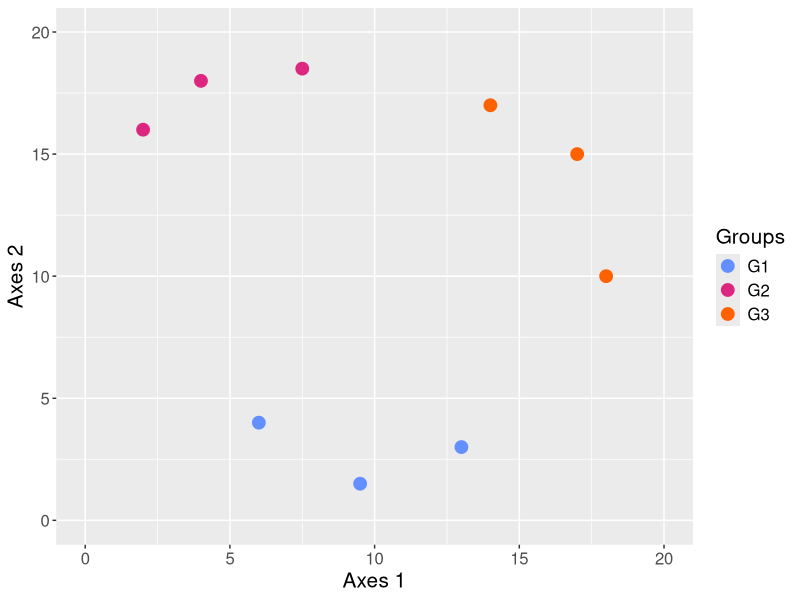
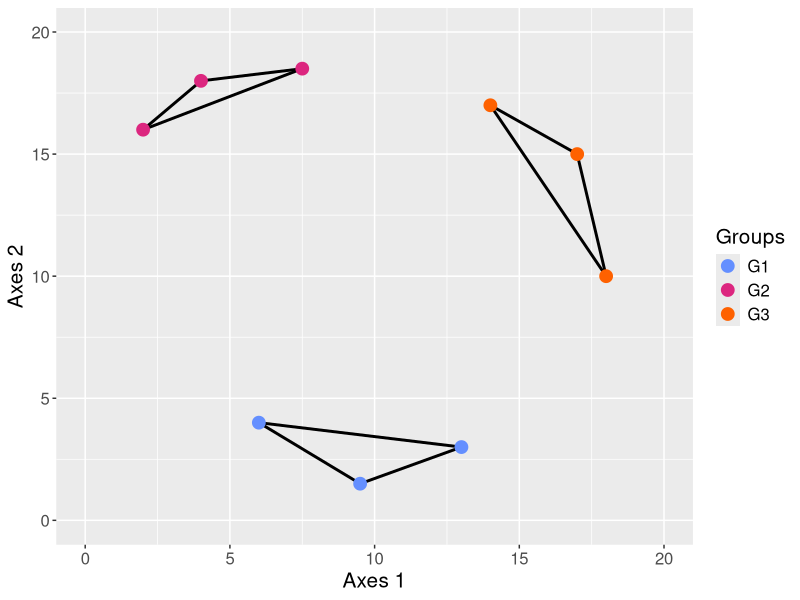
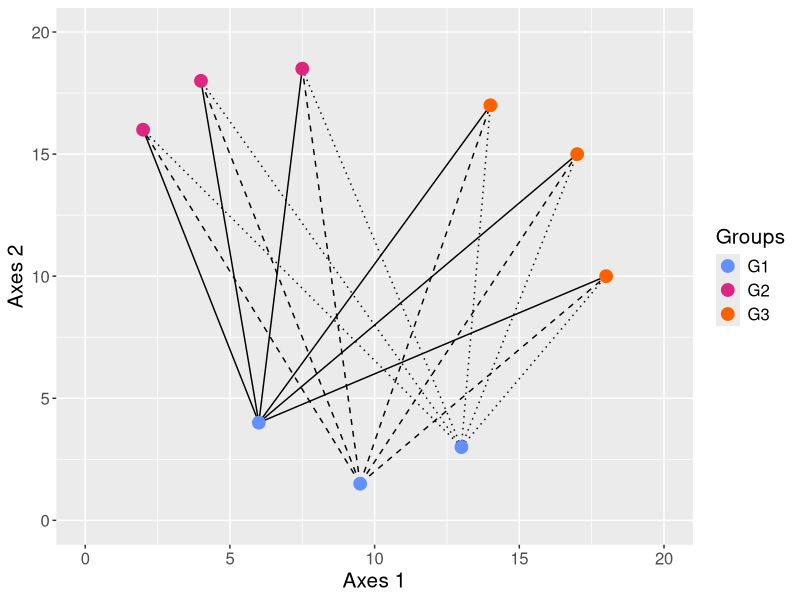
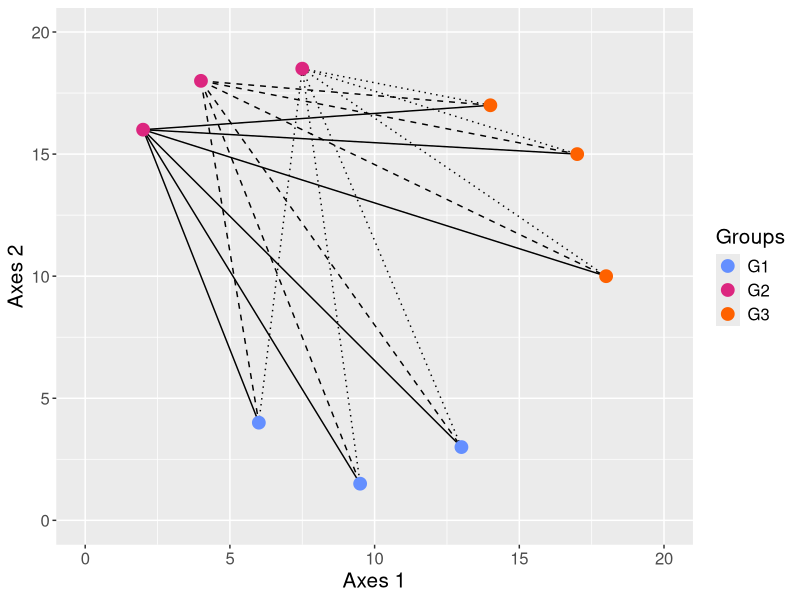
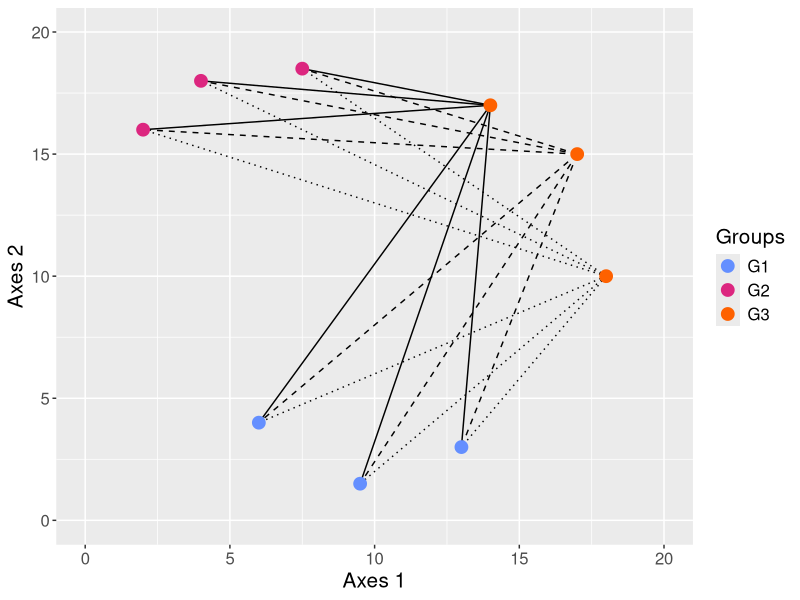

The R script that drew these images, in order:
## ---- chunk 1
#Load tidyverse library
library("tidyverse")

#Create tidy dataset of points that will act as points in ordination plot
#Comprise of three different datasets with 5 samples each
#set seed
set.seed(84368)
#Sample groups
group <- c(rep("G1",3), rep("G2",3), rep("G3",3))
#Create axes 1 values
axes1 <- c(c(9.5,6,13),
            c(2,4,7.5),
            c(14,17,18))
#Create axes 2 values
axes2 <- c(c(1.5,4,3),
            c(16,18,18.5),
            c(17,15,10))
#Create long df
tbl <- tibble::tibble(group, axes1, axes2)

#Colour palette to use
ibm_pal <- c("#648fff","#dc267f","#fe6100")
## ---- chunk 2
ggplot2::ggplot(data = tbl, mapping=aes(x = axes1, y = axes2, colour = group)) +
    ggplot2::geom_point(size=4) +
    ggplot2::labs(colour = "Groups") +
    ggplot2::theme(text=ggplot2::element_text(size = 15)) +
    ggplot2::scale_colour_manual(values = ibm_pal) +
    ggplot2::scale_x_continuous(name="Axes 1", breaks=c(0,5,10,15,20), limits = c(0,20)) +
    ggplot2::scale_y_continuous(name="Axes 2", breaks=c(0,5,10,15,20), limits = c(0,20))
## ---- chunk 3
ggplot2::ggplot(data = tbl) +
    ggplot2::labs(x="Axes 1", y = "Axes 2", colour = "Groups") +
     ggplot2::theme(text=ggplot2::element_text(size = 15)) +
    ggplot2::scale_colour_manual(values = ibm_pal) +
    ggplot2::scale_x_continuous(name="Axes 1", breaks=c(0,5,10,15,20), limits = c(0,20)) +
    ggplot2::scale_y_continuous(name="Axes 2", breaks=c(0,5,10,15,20), limits = c(0,20)) +
    #Add custom lines
    #Group 1
    ggplot2::annotate("segment", x = 9.5, xend = 6, y = 1.5, yend = 4, linewidth = 1) +
    ggplot2::annotate("segment", x = 9.5, xend = 13, y = 1.5, yend = 3, linewidth = 1) +
    ggplot2::annotate("segment", x = 6, xend = 13, y = 4, yend = 3, linewidth = 1) +
    #Group 2
    ggplot2::annotate("segment", x = 2, xend = 4, y = 16, yend = 18, linewidth = 1) +
    ggplot2::annotate("segment", x = 2, xend = 7.5, y = 16, yend = 18.5, linewidth = 1) +
    ggplot2::annotate("segment", x = 4, xend = 7.5, y = 18, yend = 18.5, linewidth = 1) +
    #Group 3
    ggplot2::annotate("segment", x = 14, xend = 17, y = 17, yend = 15, linewidth = 1) +
    ggplot2::annotate("segment", x = 14, xend = 18, y = 17, yend = 10, linewidth = 1) +
    ggplot2::annotate("segment", x = 17, xend = 18, y = 15, yend = 10, linewidth = 1) +
    #Add points at end so they overlap the lines
    ggplot2::geom_point(mapping=aes(x = axes1, y = axes2, colour = group),size=4)
## ---- chunk 4
ggplot2::ggplot(data = tbl) +
    ggplot2::labs(x="Axes 1", y = "Axes 2", colour = "Groups") +
     ggplot2::theme(text=ggplot2::element_text(size = 15)) +
    ggplot2::scale_colour_manual(values = ibm_pal) +
    ggplot2::scale_x_continuous(name="Axes 1", breaks=c(0,5,10,15,20), limits = c(0,20)) +
    ggplot2::scale_y_continuous(name="Axes 2", breaks=c(0,5,10,15,20), limits = c(0,20)) +
    #Add custom lines
    #Group 1 sample 1 to other samples
    ggplot2::annotate("segment", x = 6, xend = 2, y = 4, yend = 16, linewidth = 0.5, linetype = 1) +
    ggplot2::annotate("segment", x = 6, xend = 4, y = 4, yend = 18, linewidth = 0.5, linetype = 1) +
    ggplot2::annotate("segment", x = 6, xend = 7.5, y = 4, yend = 18.5, linewidth = 0.5, linetype = 1) +
    ggplot2::annotate("segment", x = 6, xend = 14, y = 4, yend = 17, linewidth = 0.5, linetype = 1) +
    ggplot2::annotate("segment", x = 6, xend = 17, y = 4, yend = 15, linewidth = 0.5, linetype = 1) +
    ggplot2::annotate("segment", x = 6, xend = 18, y = 4, yend = 10, linewidth = 0.5, linetype = 1) +
    # Group 1 sample 2 to other samples
    ggplot2::annotate("segment", x = 9.5, xend = 2, y = 1.5, yend = 16, linewidth = 0.5, linetype = 2) +
    ggplot2::annotate("segment", x = 9.5, xend = 4, y = 1.5, yend = 18, linewidth = 0.5, linetype = 2) +
    ggplot2::annotate("segment", x = 9.5, xend = 7.5, y = 1.5, yend = 18.5, linewidth = 0.5, linetype = 2) +
    ggplot2::annotate("segment", x = 9.5, xend = 14, y = 1.5, yend = 17, linewidth = 0.5, linetype = 2) +
    ggplot2::annotate("segment", x = 9.5, xend = 17, y = 1.5, yend = 15, linewidth = 0.5, linetype = 2) +
    ggplot2::annotate("segment", x = 9.5, xend = 18, y = 1.5, yend = 10, linewidth = 0.5, linetype = 2) +
    # Group 1 sample 2 to other samples
    ggplot2::annotate("segment", x = 13, xend = 2, y = 3, yend = 16, linewidth = 0.5, linetype = 3) +
    ggplot2::annotate("segment", x = 13, xend = 4, y = 3, yend = 18, linewidth = 0.5, linetype = 3) +
    ggplot2::annotate("segment", x = 13, xend = 7.5, y = 3, yend = 18.5, linewidth = 0.5, linetype = 3) +
    ggplot2::annotate("segment", x = 13, xend = 14, y = 3, yend = 17, linewidth = 0.5, linetype = 3) +
    ggplot2::annotate("segment", x = 13, xend = 17, y = 3, yend = 15, linewidth = 0.5, linetype = 3) +
    ggplot2::annotate("segment", x = 13, xend = 18, y = 3, yend = 10, linewidth = 0.5, linetype = 3) +
    #Add points at end so they overlap the lines
    ggplot2::geom_point(mapping=aes(x = axes1, y = axes2, colour = group),size=4)
## ---- chunk 5
ggplot2::ggplot(data = tbl) +
    ggplot2::labs(x="Axes 1", y = "Axes 2", colour = "Groups") +
     ggplot2::theme(text=ggplot2::element_text(size = 15)) +
    ggplot2::scale_colour_manual(values = ibm_pal) +
    ggplot2::scale_x_continuous(name="Axes 1", breaks=c(0,5,10,15,20), limits = c(0,20)) +
    ggplot2::scale_y_continuous(name="Axes 2", breaks=c(0,5,10,15,20), limits = c(0,20)) +
    #Add custom lines
    #Group 2 sample 1 to other samples
    ggplot2::annotate("segment", x = 2, xend = 6, y = 16, yend = 4, linewidth = 0.5, linetype = 1) +
    ggplot2::annotate("segment", x = 2, xend = 9.5, y = 16, yend = 1.5, linewidth = 0.5, linetype = 1) +
    ggplot2::annotate("segment", x = 2, xend = 13, y = 16, yend = 3, linewidth = 0.5, linetype = 1) +
    ggplot2::annotate("segment", x = 2, xend = 14, y = 16, yend = 17, linewidth = 0.5, linetype = 1) +
    ggplot2::annotate("segment", x = 2, xend = 17, y = 16, yend = 15, linewidth = 0.5, linetype = 1) +
    ggplot2::annotate("segment", x = 2, xend = 18, y = 16, yend = 10, linewidth = 0.5, linetype = 1) +
    # Group 2 sample 2 to other samples
    ggplot2::annotate("segment", x = 4, xend = 6, y = 18, yend = 4, linewidth = 0.5, linetype = 2) +
    ggplot2::annotate("segment", x = 4, xend = 9.5, y = 18, yend = 1.5, linewidth = 0.5, linetype = 2) +
    ggplot2::annotate("segment", x = 4, xend = 13, y = 18, yend = 3, linewidth = 0.5, linetype = 2) +
    ggplot2::annotate("segment", x = 4, xend = 14, y = 18, yend = 17, linewidth = 0.5, linetype = 2) +
    ggplot2::annotate("segment", x = 4, xend = 17, y = 18, yend = 15, linewidth = 0.5, linetype = 2) +
    ggplot2::annotate("segment", x = 4, xend = 18, y = 18, yend = 10, linewidth = 0.5, linetype = 2) +
    # Group 2 sample 2 to other samples
    ggplot2::annotate("segment", x = 7.5, xend = 6, y = 18.5, yend = 4, linewidth = 0.5, linetype = 3) +
    ggplot2::annotate("segment", x = 7.5, xend = 9.5, y = 18.5, yend = 1.5, linewidth = 0.5, linetype = 3) +
    ggplot2::annotate("segment", x = 7.5, xend = 13, y = 18.5, yend = 3, linewidth = 0.5, linetype = 3) +
    ggplot2::annotate("segment", x = 7.5, xend = 14, y = 18.5, yend = 17, linewidth = 0.5, linetype = 3) +
    ggplot2::annotate("segment", x = 7.5, xend = 17, y = 18.5, yend = 15, linewidth = 0.5, linetype = 3) +
    ggplot2::annotate("segment", x = 7.5, xend = 18, y = 18.5, yend = 10, linewidth = 0.5, linetype = 3) +
    #Add points at end so they overlap the lines
    ggplot2::geom_point(mapping=aes(x = axes1, y = axes2, colour = group),size=4)
## ---- chunk 6
ggplot2::ggplot(data = tbl) +
    ggplot2::labs(x="Axes 1", y = "Axes 2", colour = "Groups") +
     ggplot2::theme(text=ggplot2::element_text(size = 15)) +
    ggplot2::scale_colour_manual(values = ibm_pal) +
    ggplot2::scale_x_continuous(name="Axes 1", breaks=c(0,5,10,15,20), limits = c(0,20)) +
    ggplot2::scale_y_continuous(name="Axes 2", breaks=c(0,5,10,15,20), limits = c(0,20)) +
    #Add custom lines
    #Group 1 sample 1 to other samples
    ggplot2::annotate("segment", x = 14, xend = 6, y = 17, yend = 4, linewidth = 0.5, linetype = 1) +
    ggplot2::annotate("segment", x = 14, xend = 9.5, y = 17, yend = 1.5, linewidth = 0.5, linetype = 1) +
    ggplot2::annotate("segment", x = 14, xend = 13, y = 17, yend = 3, linewidth = 0.5, linetype = 1) +
    ggplot2::annotate("segment", x = 14, xend = 2, y = 17, yend = 16, linewidth = 0.5, linetype = 1) +
    ggplot2::annotate("segment", x = 14, xend = 4, y = 17, yend = 18, linewidth = 0.5, linetype = 1) +
    ggplot2::annotate("segment", x = 14, xend = 7.5, y = 17, yend = 18.5, linewidth = 0.5, linetype = 1) +
    # Group 1 sample 2 to other samples
    ggplot2::annotate("segment", x = 17, xend = 6, y = 15, yend = 4, linewidth = 0.5, linetype = 2) +
    ggplot2::annotate("segment", x = 17, xend = 9.5, y = 15, yend = 1.5, linewidth = 0.5, linetype = 2) +
    ggplot2::annotate("segment", x = 17, xend = 13, y = 15, yend = 3, linewidth = 0.5, linetype = 2) +
    ggplot2::annotate("segment", x = 17, xend = 2, y = 15, yend = 16, linewidth = 0.5, linetype = 2) +
    ggplot2::annotate("segment", x = 17, xend = 4, y = 15, yend = 18, linewidth = 0.5, linetype = 2) +
    ggplot2::annotate("segment", x = 17, xend = 7.5, y = 15, yend = 18.5, linewidth = 0.5, linetype = 2) +
    # Group 1 sample 2 to other samples
    ggplot2::annotate("segment", x = 18, xend = 6, y = 10, yend = 4, linewidth = 0.5, linetype = 3) +
    ggplot2::annotate("segment", x = 18, xend = 9.5, y = 10, yend = 1.5, linewidth = 0.5, linetype = 3) +
    ggplot2::annotate("segment", x = 18, xend = 13, y = 10, yend = 3, linewidth = 0.5, linetype = 3) +
    ggplot2::annotate("segment", x = 18, xend = 2, y = 10, yend = 16, linewidth = 0.5, linetype = 3) +
    ggplot2::annotate("segment", x = 18, xend = 4, y = 10, yend = 18, linewidth = 0.5, linetype = 3) +
    ggplot2::annotate("segment", x = 18, xend = 7.5, y = 10, yend = 18.5, linewidth = 0.5, linetype = 3) +
    #Add points at end so they overlap the lines
    ggplot2::geom_point(mapping=aes(x = axes1, y = axes2, colour = group),size=4)
